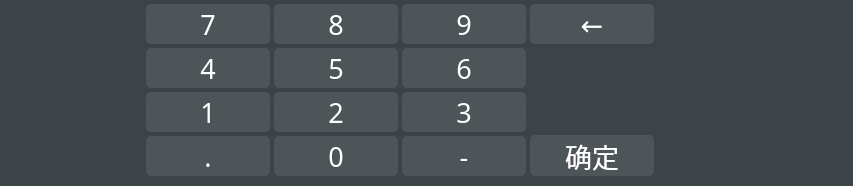
  <widget class="QFrame" name="frame_num">
   <property name="geometry">
    <rect>
     <x>0</x>
     <y>90</y>
     <width>853</width>
     <height>186</height>
    </rect>
   </property>
   <property name="font">
    <font>
     <pointsize>20</pointsize>
    </font>
   </property>
   <property name="styleSheet">
    <string notr="true">QPushButton {
	background-color:#4d5559;
	border-radius:5px;
	color:#ffffff;
}
QPushButton:pressed{
	background-color:#545d61;
}
QFrame{
	border:0px solid #000000;
	background-color:#3d4447;
}</string>
   </property>
   <property name="frameShape">
    <enum>QFrame::StyledPanel</enum>
   </property>
   <property name="frameShadow">
    <enum>QFrame::Raised</enum>
   </property>
   <widget class="QPushButton" name="btnDot">
    <property name="geometry">
     <rect>
      <x>146</x>
      <y>136</y>
      <width>124</width>
      <height>40</height>
     </rect>
    </property>
    <property name="sizePolicy">
     <sizepolicy hsizetype="Ignored" vsizetype="Expanding">
      <horstretch>0</horstretch>
      <verstretch>0</verstretch>
     </sizepolicy>
    </property>
    <property name="font">
     <font>
      <family>微软雅黑</family>
      <pointsize>20</pointsize>
      <weight>50</weight>
      <italic>false</italic>
      <bold>false</bold>
     </font>
    </property>
    <property name="focusPolicy">
     <enum>Qt::NoFocus</enum>
    </property>
    <property name="styleSheet">
     <string notr="true">QPushButton{
border-image: url(:/res/label_Background_n.png);
color:white;}
QPushButton::pressed{
border-image: url(:/res/label_Background_s.png);
color:white;}</string>
    </property>
    <property name="text">
     <string notr="true">.</string>
    </property>
   </widget>
   <widget class="QPushButton" name="btnOK">
    <property name="geometry">
     <rect>
      <x>530</x>
      <y>135</y>
      <width>124</width>
      <height>41</height>
     </rect>
    </property>
    <property name="sizePolicy">
     <sizepolicy hsizetype="Ignored" vsizetype="Expanding">
      <horstretch>0</horstretch>
      <verstretch>0</verstretch>
     </sizepolicy>
    </property>
    <property name="font">
     <font>
      <family>微软雅黑</family>
      <pointsize>20</pointsize>
      <weight>50</weight>
      <italic>false</italic>
      <bold>false</bold>
     </font>
    </property>
    <property name="focusPolicy">
     <enum>Qt::NoFocus</enum>
    </property>
    <property name="styleSheet">
     <string notr="true">QPushButton{
border-image: url(:/res/label_Background_n.png);
color:white;}
QPushButton::pressed{
border-image: url(:/res/label_Background_s.png);
color:white;}</string>
    </property>
    <property name="text">
     <string>确定</string>
    </property>
   </widget>
   <widget class="QPushButton" name="btnDel">
    <property name="geometry">
     <rect>
      <x>530</x>
      <y>4</y>
      <width>124</width>
      <height>40</height>
     </rect>
    </property>
    <property name="sizePolicy">
     <sizepolicy hsizetype="Ignored" vsizetype="Expanding">
      <horstretch>0</horstretch>
      <verstretch>0</verstretch>
     </sizepolicy>
    </property>
    <property name="font">
     <font>
      <family>微软雅黑</family>
      <pointsize>20</pointsize>
      <weight>50</weight>
      <italic>false</italic>
      <bold>false</bold>
     </font>
    </property>
    <property name="focusPolicy">
     <enum>Qt::NoFocus</enum>
    </property>
    <property name="styleSheet">
     <string notr="true">QPushButton{
border-image: url(:/res/label_Background_n.png);
color:white;}
QPushButton::pressed{
border-image: url(:/res/label_Background_s.png);
color:white;}</string>
    </property>
    <property name="text">
     <string notr="true">←</string>
    </property>
    <property name="autoRepeat">
     <bool>true</bool>
    </property>
   </widget>
   <widget class="QPushButton" name="btn0">
    <property name="geometry">
     <rect>
      <x>274</x>
      <y>136</y>
      <width>124</width>
      <height>40</height>
     </rect>
    </property>
    <property name="sizePolicy">
     <sizepolicy hsizetype="Ignored" vsizetype="Expanding">
      <horstretch>0</horstretch>
      <verstretch>0</verstretch>
     </sizepolicy>
    </property>
    <property name="font">
     <font>
      <family>微软雅黑</family>
      <pointsize>20</pointsize>
      <weight>50</weight>
      <italic>false</italic>
      <bold>false</bold>
     </font>
    </property>
    <property name="focusPolicy">
     <enum>Qt::NoFocus</enum>
    </property>
    <property name="styleSheet">
     <string notr="true">QPushButton{
border-image: url(:/res/label_Background_n.png);
color:white;}
QPushButton::pressed{
border-image: url(:/res/label_Background_s.png);
color:white;}</string>
    </property>
    <property name="text">
     <string notr="true">0</string>
    </property>
   </widget>
   <widget class="QPushButton" name="btn4">
    <property name="geometry">
     <rect>
      <x>146</x>
      <y>48</y>
      <width>124</width>
      <height>40</height>
     </rect>
    </property>
    <property name="sizePolicy">
     <sizepolicy hsizetype="Ignored" vsizetype="Expanding">
      <horstretch>0</horstretch>
      <verstretch>0</verstretch>
     </sizepolicy>
    </property>
    <property name="font">
     <font>
      <family>微软雅黑</family>
      <pointsize>20</pointsize>
      <weight>50</weight>
      <italic>false</italic>
      <bold>false</bold>
     </font>
    </property>
    <property name="focusPolicy">
     <enum>Qt::NoFocus</enum>
    </property>
    <property name="styleSheet">
     <string notr="true">QPushButton{
border-image: url(:/res/label_Background_n.png);
color:white;}
QPushButton::pressed{
border-image: url(:/res/label_Background_s.png);
color:white;}</string>
    </property>
    <property name="text">
     <string notr="true">4</string>
    </property>
   </widget>
   <widget class="QPushButton" name="btn3">
    <property name="geometry">
     <rect>
      <x>402</x>
      <y>92</y>
      <width>124</width>
      <height>40</height>
     </rect>
    </property>
    <property name="sizePolicy">
     <sizepolicy hsizetype="Ignored" vsizetype="Expanding">
      <horstretch>0</horstretch>
      <verstretch>0</verstretch>
     </sizepolicy>
    </property>
    <property name="font">
     <font>
      <family>微软雅黑</family>
      <pointsize>20</pointsize>
      <weight>50</weight>
      <italic>false</italic>
      <bold>false</bold>
     </font>
    </property>
    <property name="focusPolicy">
     <enum>Qt::NoFocus</enum>
    </property>
    <property name="styleSheet">
     <string notr="true">QPushButton{
border-image: url(:/res/label_Background_n.png);
color:white;}
QPushButton::pressed{
border-image: url(:/res/label_Background_s.png);
color:white;}</string>
    </property>
    <property name="text">
     <string notr="true">3</string>
    </property>
   </widget>
   <widget class="QPushButton" name="btn8">
    <property name="geometry">
     <rect>
      <x>274</x>
      <y>4</y>
      <width>124</width>
      <height>40</height>
     </rect>
    </property>
    <property name="sizePolicy">
     <sizepolicy hsizetype="Ignored" vsizetype="Expanding">
      <horstretch>0</horstretch>
      <verstretch>0</verstretch>
     </sizepolicy>
    </property>
    <property name="font">
     <font>
      <family>微软雅黑</family>
      <pointsize>20</pointsize>
      <weight>50</weight>
      <italic>false</italic>
      <bold>false</bold>
     </font>
    </property>
    <property name="focusPolicy">
     <enum>Qt::NoFocus</enum>
    </property>
    <property name="styleSheet">
     <string notr="true">QPushButton{
border-image: url(:/res/label_Background_n.png);
color:white;}
QPushButton::pressed{
border-image: url(:/res/label_Background_s.png);
color:white;}</string>
    </property>
    <property name="text">
     <string notr="true">8</string>
    </property>
   </widget>
   <widget class="QPushButton" name="btn6">
    <property name="geometry">
     <rect>
      <x>402</x>
      <y>48</y>
      <width>124</width>
      <height>40</height>
     </rect>
    </property>
    <property name="sizePolicy">
     <sizepolicy hsizetype="Ignored" vsizetype="Expanding">
      <horstretch>0</horstretch>
      <verstretch>0</verstretch>
     </sizepolicy>
    </property>
    <property name="font">
     <font>
      <family>微软雅黑</family>
      <pointsize>20</pointsize>
      <weight>50</weight>
      <italic>false</italic>
      <bold>false</bold>
     </font>
    </property>
    <property name="focusPolicy">
     <enum>Qt::NoFocus</enum>
    </property>
    <property name="styleSheet">
     <string notr="true">QPushButton{
border-image: url(:/res/label_Background_n.png);
color:white;}
QPushButton::pressed{
border-image: url(:/res/label_Background_s.png);
color:white;}</string>
    </property>
    <property name="text">
     <string notr="true">6</string>
    </property>
   </widget>
   <widget class="QPushButton" name="btn9">
    <property name="geometry">
     <rect>
      <x>402</x>
      <y>4</y>
      <width>124</width>
      <height>40</height>
     </rect>
    </property>
    <property name="sizePolicy">
     <sizepolicy hsizetype="Ignored" vsizetype="Expanding">
      <horstretch>0</horstretch>
      <verstretch>0</verstretch>
     </sizepolicy>
    </property>
    <property name="font">
     <font>
      <family>微软雅黑</family>
      <pointsize>20</pointsize>
      <weight>50</weight>
      <italic>false</italic>
      <bold>false</bold>
     </font>
    </property>
    <property name="focusPolicy">
     <enum>Qt::NoFocus</enum>
    </property>
    <property name="styleSheet">
     <string notr="true">QPushButton{
border-image: url(:/res/label_Background_n.png);
color:white;}
QPushButton::pressed{
border-image: url(:/res/label_Background_s.png);
color:white;}</string>
    </property>
    <property name="text">
     <string notr="true">9</string>
    </property>
   </widget>
   <widget class="QPushButton" name="btn1">
    <property name="geometry">
     <rect>
      <x>146</x>
      <y>92</y>
      <width>124</width>
      <height>40</height>
     </rect>
    </property>
    <property name="sizePolicy">
     <sizepolicy hsizetype="Ignored" vsizetype="Expanding">
      <horstretch>0</horstretch>
      <verstretch>0</verstretch>
     </sizepolicy>
    </property>
    <property name="font">
     <font>
      <family>微软雅黑</family>
      <pointsize>20</pointsize>
      <weight>50</weight>
      <italic>false</italic>
      <bold>false</bold>
     </font>
    </property>
    <property name="focusPolicy">
     <enum>Qt::NoFocus</enum>
    </property>
    <property name="styleSheet">
     <string notr="true">QPushButton{
border-image: url(:/res/label_Background_n.png);
color:white;}
QPushButton::pressed{
border-image: url(:/res/label_Background_s.png);
color:white;}</string>
    </property>
    <property name="text">
     <string notr="true">1</string>
    </property>
   </widget>
   <widget class="QPushButton" name="btn5">
    <property name="geometry">
     <rect>
      <x>274</x>
      <y>48</y>
      <width>124</width>
      <height>40</height>
     </rect>
    </property>
    <property name="sizePolicy">
     <sizepolicy hsizetype="Ignored" vsizetype="Expanding">
      <horstretch>0</horstretch>
      <verstretch>0</verstretch>
     </sizepolicy>
    </property>
    <property name="font">
     <font>
      <family>微软雅黑</family>
      <pointsize>20</pointsize>
      <weight>50</weight>
      <italic>false</italic>
      <bold>false</bold>
     </font>
    </property>
    <property name="focusPolicy">
     <enum>Qt::NoFocus</enum>
    </property>
    <property name="styleSheet">
     <string notr="true">QPushButton{
border-image: url(:/res/label_Background_n.png);
color:white;}
QPushButton::pressed{
border-image: url(:/res/label_Background_s.png);
color:white;}</string>
    </property>
    <property name="text">
     <string notr="true">5</string>
    </property>
   </widget>
   <widget class="QPushButton" name="btn2">
    <property name="geometry">
     <rect>
      <x>274</x>
      <y>92</y>
      <width>124</width>
      <height>40</height>
     </rect>
    </property>
    <property name="sizePolicy">
     <sizepolicy hsizetype="Ignored" vsizetype="Expanding">
      <horstretch>0</horstretch>
      <verstretch>0</verstretch>
     </sizepolicy>
    </property>
    <property name="font">
     <font>
      <family>微软雅黑</family>
      <pointsize>20</pointsize>
      <weight>50</weight>
      <italic>false</italic>
      <bold>false</bold>
     </font>
    </property>
    <property name="focusPolicy">
     <enum>Qt::NoFocus</enum>
    </property>
    <property name="styleSheet">
     <string notr="true">QPushButton{
border-image: url(:/res/label_Background_n.png);
color:white;}
QPushButton::pressed{
border-image: url(:/res/label_Background_s.png);
color:white;}</string>
    </property>
    <property name="text">
     <string notr="true">2</string>
    </property>
   </widget>
   <widget class="QPushButton" name="btn7">
    <property name="geometry">
     <rect>
      <x>146</x>
      <y>4</y>
      <width>124</width>
      <height>40</height>
     </rect>
    </property>
    <property name="sizePolicy">
     <sizepolicy hsizetype="Ignored" vsizetype="Expanding">
      <horstretch>0</horstretch>
      <verstretch>0</verstretch>
     </sizepolicy>
    </property>
    <property name="font">
     <font>
      <family>微软雅黑</family>
      <pointsize>20</pointsize>
      <weight>50</weight>
      <italic>false</italic>
      <bold>false</bold>
     </font>
    </property>
    <property name="focusPolicy">
     <enum>Qt::NoFocus</enum>
    </property>
    <property name="styleSheet">
     <string notr="true">QPushButton{
border-image: url(:/res/label_Background_n.png);
color:white;}
QPushButton::pressed{
border-image: url(:/res/label_Background_s.png);
color:white;}</string>
    </property>
    <property name="text">
     <string notr="true">7</string>
    </property>
   </widget>
   <widget class="QPushButton" name="btnDot_2">
    <property name="geometry">
     <rect>
      <x>402</x>
      <y>136</y>
      <width>124</width>
      <height>40</height>
     </rect>
    </property>
    <property name="sizePolicy">
     <sizepolicy hsizetype="Ignored" vsizetype="Expanding">
      <horstretch>0</horstretch>
      <verstretch>0</verstretch>
     </sizepolicy>
    </property>
    <property name="font">
     <font>
      <family>微软雅黑</family>
      <pointsize>20</pointsize>
      <weight>50</weight>
      <italic>false</italic>
      <bold>false</bold>
     </font>
    </property>
    <property name="focusPolicy">
     <enum>Qt::NoFocus</enum>
    </property>
    <property name="styleSheet">
     <string notr="true">QPushButton{
border-image: url(:/res/label_Background_n.png);
color:white;}
QPushButton::pressed{
border-image: url(:/res/label_Background_s.png);
color:white;}</string>
    </property>
    <property name="text">
     <string notr="true">-</string>
    </property>
   </widget>
  </widget>
